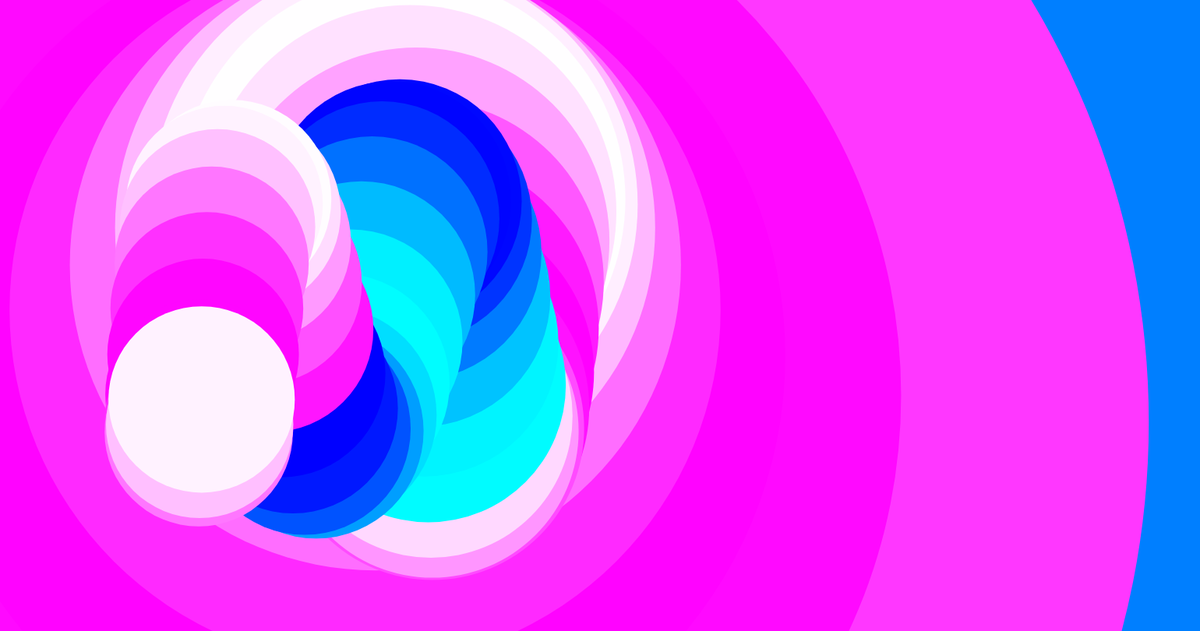
Frame 1 (no input)
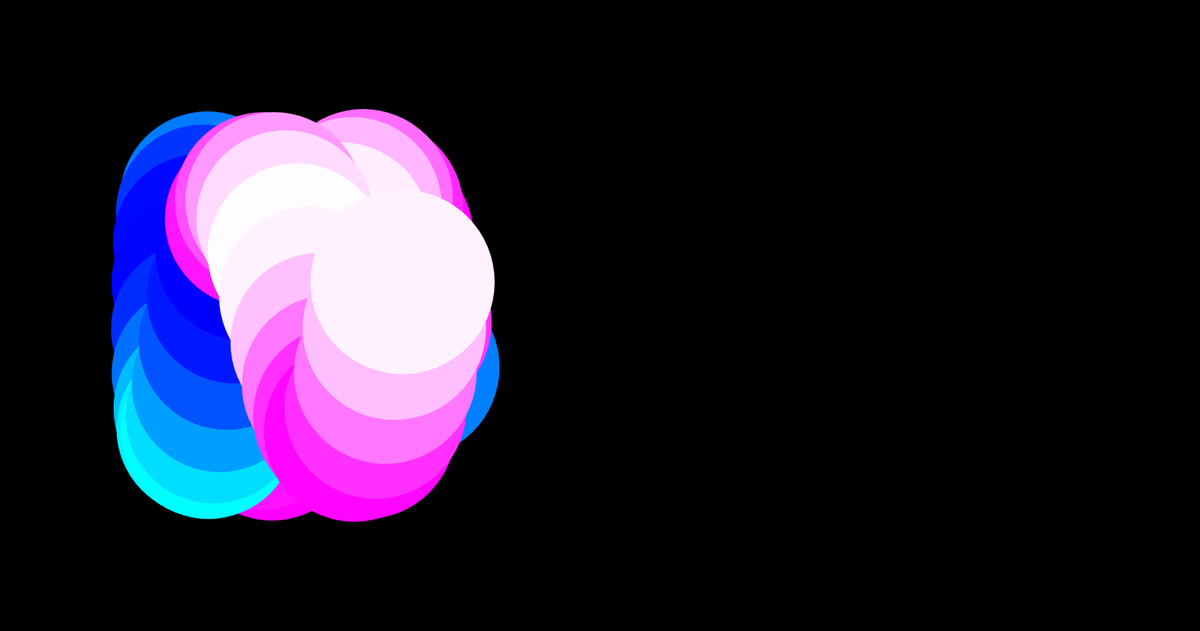
Frame 60 (no input)
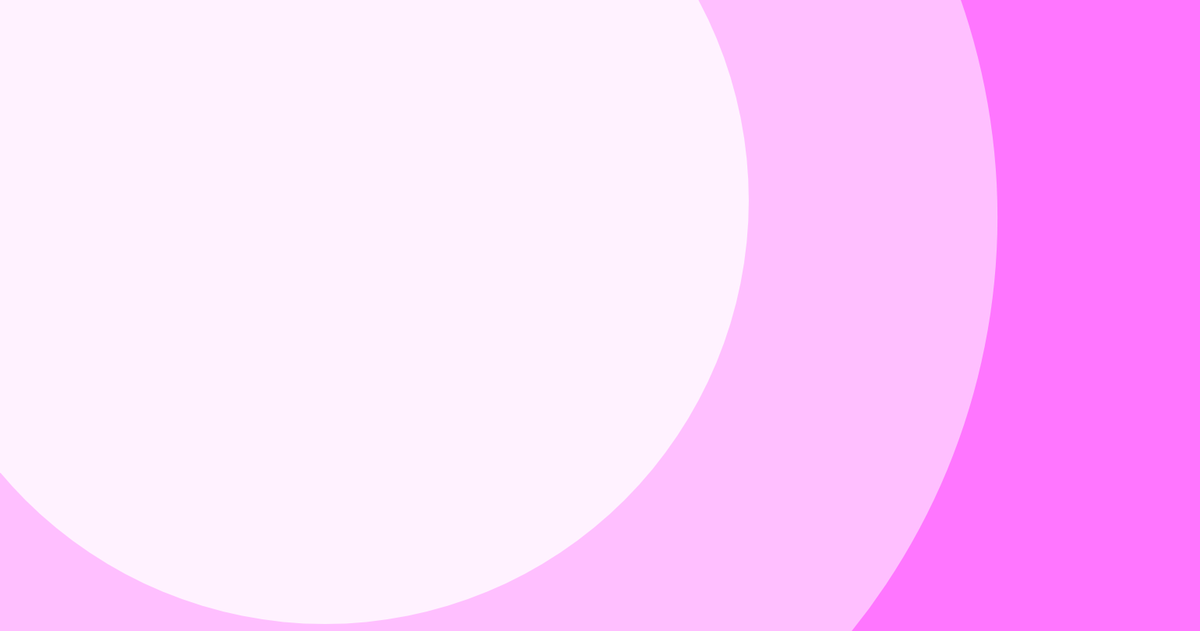
Frame 120 (the mouse pressed at the canvas centre since frame 60)

The p5.js sketch that drew these frames (run headless with seeded random() and noise() and a simulated clock; from frame 60 on, the mouse is pressed at the canvas centre):

// p5.js sketch
// ── sketch.js
let SIZE = 150;
let NUMBER_OF_CIRCLES = 50;
let AMPLITUDE = 150;
let time = 0;


function setup() {
  console.log ("Setup")
  createCanvas(1540, 810);
  
  noStroke();
}

function draw() {
   time += deltaTime / 900;

  background(0);
  
  // for (valore di partenza; condizione per cui il for va avanti; come cambia il valore ad ogni ciclo) {) 
  for (let count = 0; count < NUMBER_OF_CIRCLES; count+=1) {
    // operazioni 
    let progress = count / NUMBER_OF_CIRCLES; // valore normalizzato (0-1)

    // posizione
    let centraly = height/2;
    let x = sin (progress * 5 + time *2) * AMPLITUDE + centraly;
    let y = centraly + cos (progress * 20 + time *1) * AMPLITUDE;

    // colore
    let r = 127 * sin (progress * 9 ) * 127;
    let g = 127 - sin (progress *30 ) * 127;
    let b = 127 / sin (progress * 3 ) * 127;
    fill(r, g, b);
     
    // disegna il cerchio
    let multiplier = sizeMultiplier (time, progress); // 0-1
    multiplier = map (multiplier, 0, 1, 0.5, 1.5); // 0.5-1

    circle (x, y, SIZE * multiplier);
    //rect (x, y, SIZE * multiplier, SIZE * multiplier);
    //triangle (x, y, x + SIZE * multiplier, y, x + SIZE * multiplier / 2, y - SIZE * multiplier);
    //ellipse (x, y, SIZE * multiplier, SIZE * multiplier / 2);
} 
}
// funzione che restituisce un moltiplicatore per la dimensione del cerchio, in base al tempo e alla progressione del ciclo
function sizeMultiplier (time, progress) {
  return 0.5 + 0.5 / sin (time + progress * 1);
}
